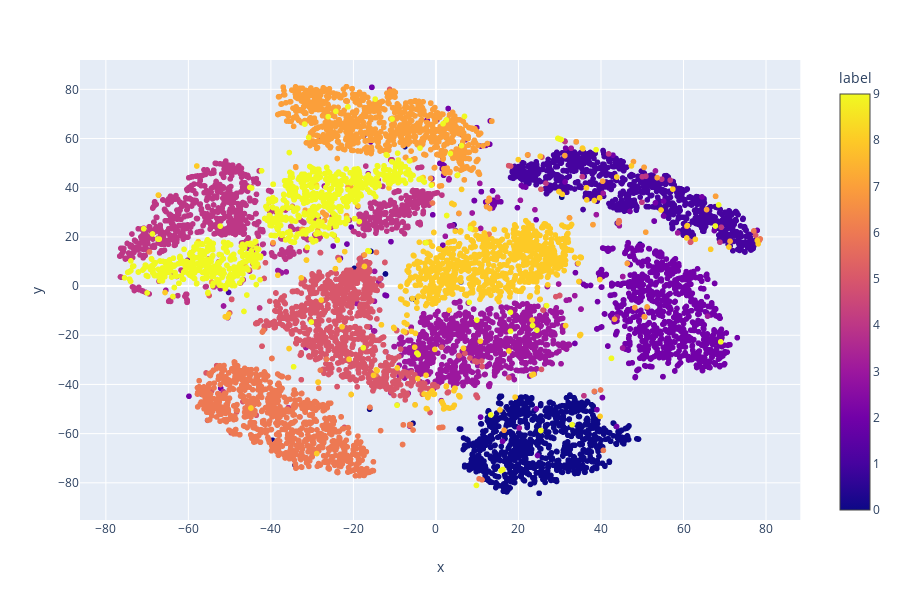

The notebook cell saved with this chart:
### Markdown cell above
### With 1000 Samples

### Code cell
df = plot_tsne(1000)
px.scatter(data_frame=df,x='x',y='y',color='label')

### Figure 1 — Plotly figure (JSON) as saved in the notebook; plotly's stock layout.template omitted (floating-point values rounded to 4 significant figures; data arrays with more than 128 entries replaced by an {"elided": "..."} marker saying what was removed)
{"data": [{"hoverlabel": {"namelength": 0}, "hovertemplate": "x=%{x}<br>y=%{y}<br>label=%{marker.color}", "legendgroup": "", "marker": {"color": {"elided": "10000 int values"}, "coloraxis": "coloraxis", "symbol": "circle"}, "mode": "markers", "name": "", "showlegend": false, "type": "scattergl", "x": {"elided": "10000 float values"}, "xaxis": "x", "y": {"elided": "10000 float values"}, "yaxis": "y"}], "layout": {"coloraxis": {"colorbar": {"title": {"text": "label"}}, "colorscale": [[0, "#0d0887"], [0.1111, "#46039f"], [0.2222, "#7201a8"], [0.3333, "#9c179e"], [0.4444, "#bd3786"], [0.5556, "#d8576b"], [0.6667, "#ed7953"], [0.7778, "#fb9f3a"], [0.8889, "#fdca26"], [1, "#f0f921"]]}, "height": 600, "legend": {"tracegroupgap": 0}, "margin": {"t": 60}, "xaxis": {"anchor": "y", "domain": [0, 0.98], "title": {"text": "x"}}, "yaxis": {"anchor": "x", "domain": [0, 1], "title": {"text": "y"}}}}
